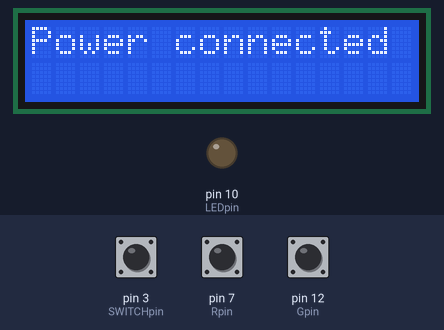
A sketch run on a simulated Arduino Uno, built with avr-gcc and run on an emulated ATmega328P. On the bench: 16×2 character LCD, output pins drawn as LEDs (lit = HIGH). The test bench sets the inputs (shaded band); at power-on: pin 12 (Gpin) HIGH, pin 7 (Rpin) HIGH, pin 3 (SWITCHpin) LOW. Random numbers use the default seed unless the sketch sets one.

Above: at 2.0 s.
2.1 s: pin 12 (Gpin) pulled LOW for 3.2 s
At 3.5 s:
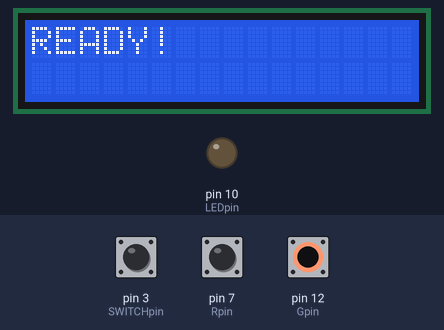
7.2 s: pin 7 (Rpin) pulled LOW for 0.25 s
At 8.1 s:
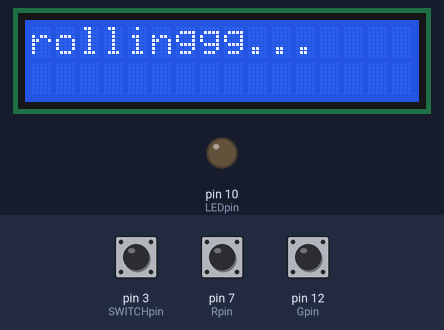
16.4 s: pin 12 (Gpin) pulled LOW for 0.25 s
At 19.2 s:
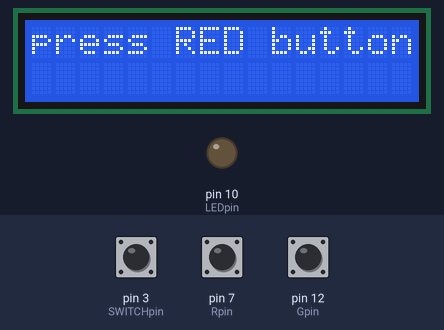
19.5 s: pin 12 (Gpin) pulled LOW for 1 s
At 20.9 s:
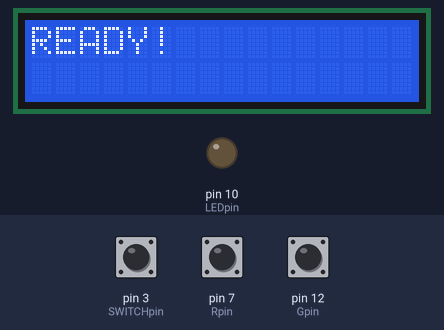
Timing chart, 0 to 22.5 s (numbered marks = the images above; inputs shaded):
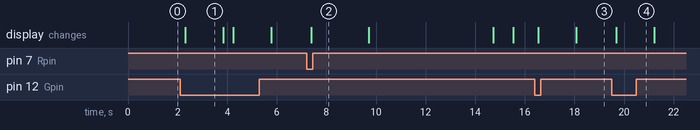

The sketch:

slotMachine.10e.ino
```cpp
#include <LCDI2C_Multilingual.h>

LCDI2C_Symbols lcd(0x27,16,2);

bool lcd_prepared=false;
const int Rpin=7,Gpin=12,LEDpin=10,SWITCHpin=3;//
int Rstate=0,Gstate=0,cheating=0;
int have5=0,have4=0,have3=0,have2=0;
int lottNum[5];
int prii[10]={0}; //index[0,9],prizing

void setup() {
  Serial.begin(9600);
  pinMode(Rpin,INPUT_PULLUP);
  pinMode(Gpin,INPUT_PULLUP);
  pinMode(LEDpin,OUTPUT);
  pinMode(SWITCHpin,INPUT);
  lcd.init();
  lcd.backlight();
  lcd.println("Power connected");
  lcd.println("successfully :)");
  randomSeed(analogRead(A0));
  delay(800);
}

void loop() {
  delay(200);
  Rstate=digitalRead(Rpin);
  Gstate=digitalRead(Gpin);

  if (Gstate==LOW) {
    lcd.clear();
    lcd.println("READY!");
    delay(1500);
    lcd.clear();
    lcd.println("press RED button");
    lcd.println("to START!");
    cheating=digitalRead(SWITCHpin);

    //reset
    lcd_prepared=true;
    have5=0,have4=0,have3=0,have2=0;
    delay(200);
  }

  if (Rstate==LOW and lcd_prepared==true) {
    lcd.clear();
    lcd.print("rollinggg...");
    delay(2300);
    lcd.clear();
    lcd.println("your num are >>");

    if (cheating==1) { //cheeeeeat
      for (int i=0;i<5;i++) {
        lottNum[i]=5;
        lcd.print(lottNum[i]);
        lcd.print(".");
        delay(1000);
        }
    } else { //常態生成
      for (int i=0;i<5;i++) {
        lottNum[i]=random(0,10);
        lcd.print(lottNum[i]);
        lcd.print(".");
        delay(1000);
        }
      }

      //note the Num in prii
    memset(prii,0,sizeof(prii)); //clear prii first
    for (int i=0;i<5;i++) {
      prii[lottNum[i]]++;
    }

      //計算他媽幾同幾異
    for (int i=0;i<10;i++) {
      int k=prii[i];
      if (k==5) {
        have5++;
        break;
      } else if (k==4) {
        have4++;
        break;
      } else if (k==3) {
        have3++;
      } else if (k==2) {
        have2++;
      }
    }

    //show lottNum again
    lcd.clear();
    lcd.print("<");
    for (int i=0;i<5;i++) {
      lcd.print(lottNum[i]);
      lcd.print(".");
    }
    lcd.println(">");
    delay(800);

    //print the out come
    if (have5==1) {
      lcd.print("SUPER WINNER!");
    } else if (have4==1) {
      lcd.print("four of a kind!");
    } else if (have3==1 and have2==1) {
      lcd.print("full house");
    } else if (have3==1 and have2==0) {
      lcd.print("three of a kind");
    } else if (have2==2) {
      lcd.print("two pairs");
    } else if (have2==1) {
      lcd.print("one pair");
    } else {
      lcd.print("no pair");
    }

    //some reactions
    if (have5==1 or have4==1) {
      digitalWrite(LEDpin,HIGH);
      delay(7000);
      digitalWrite(LEDpin,LOW);
    }

    //cycle reset
    lcd_prepared=false;
    have5=0,have4=0,have3=0,have2=0;
  }
}
```

Measured:
- after the input at 2.1 s, the display: changes after 0.21 s (image 1)
- after the input at 7.2 s, the display: changes after 0.19 s (image 2)
- after the input at 16.4 s, the display: first changes after 0.15 s (image 3 shows a later state)
- after the input at 19.5 s, the display: changes after 0.19 s (image 4)
- what the display in image 1 shows lasts 1.5 s, from 2.3 s to 3.8 s
